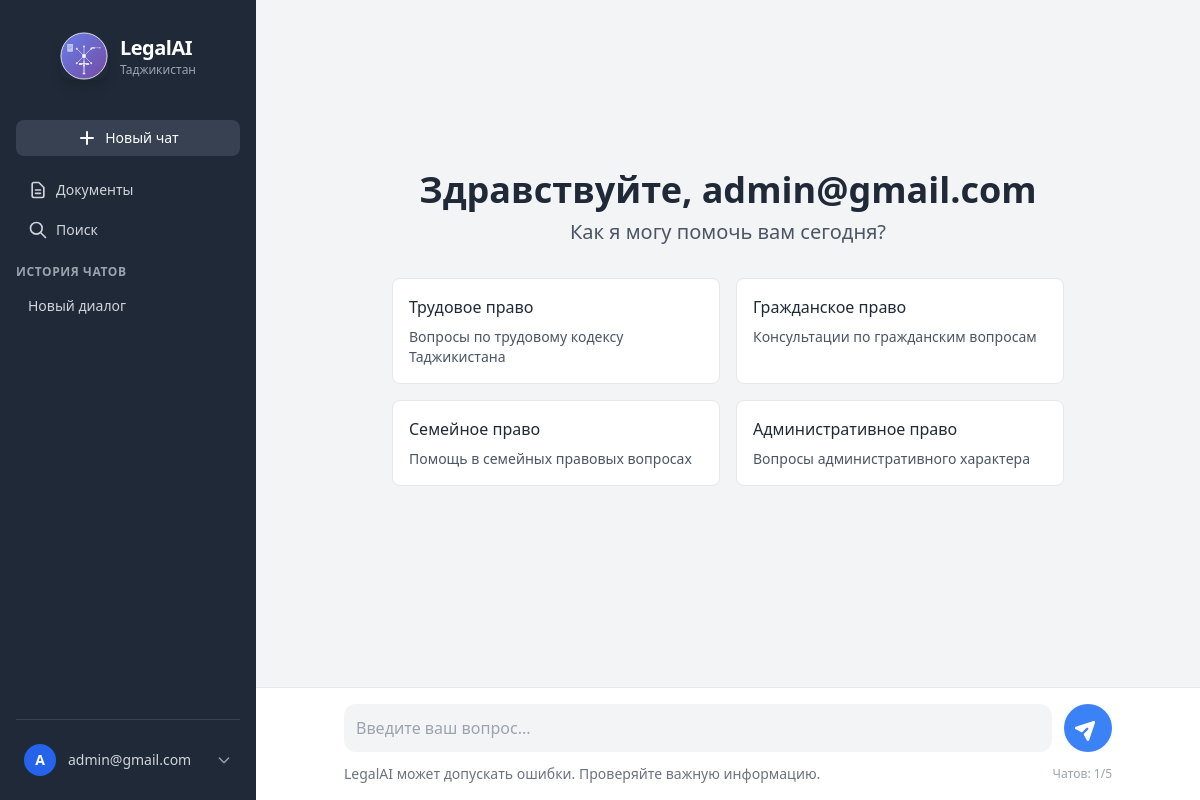
Before: /chat/ (signed in) with the older database file.
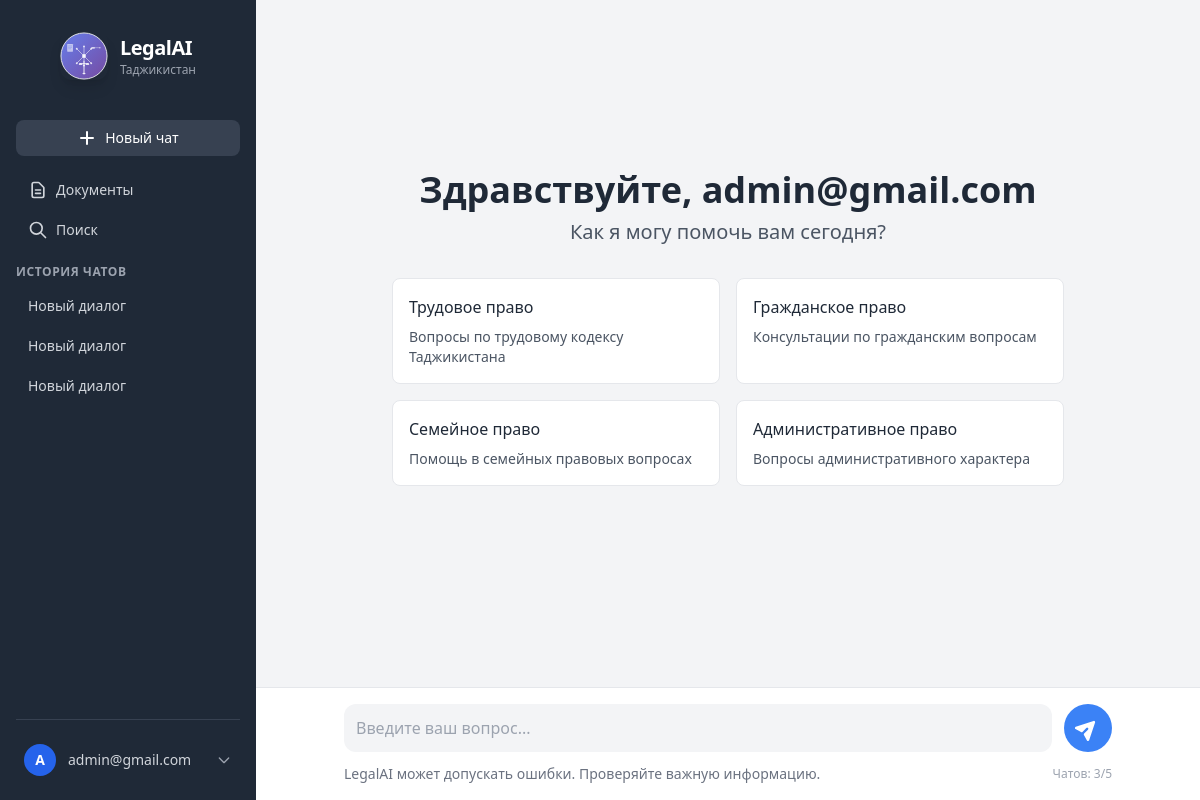
After: the same page with the newer database file.
### chat/models.py (models this page shows, shortened)
class ChatSession(models.Model):
    user = models.ForeignKey(settings.AUTH_USER_MODEL, on_delete=models.CASCADE, related_name='chat_sessions')
    title = models.CharField(max_length=255, blank=True)
    created_at = models.DateTimeField(auto_now_add=True)
    updated_at = models.DateTimeField(auto_now=True)
    is_archived = models.BooleanField(default=False)

### chat/views.py (the view, shortened to what this page needs)
# urls.py: path('chat/', views.index, name='index'),
@login_required
@require_http_methods(["GET", "POST"])
def index(request):
    return render(request, 'chat/index.html', {})

### chat/context_processors.py (called while the page is built)
def sidebar_sessions(request):
    if request.user.is_authenticated:
        sessions = (
            ChatSession.objects.filter(user=request.user)
            .order_by('-updated_at', '-id')[:30]
        )
    else:
        sessions = []
    return {'sidebar_sessions': sessions}

### templates/chat/index.html (shortened to what this page needs)
{% extends 'base.html' %}
{% block content %}
  <div class="flex-1 flex flex-col items-center justify-center p-6">
    <div class="text-center mb-8">
      <h1 class="text-4xl font-bold text-gray-800 mb-2">
        Здравствуйте, {{ user.first_name|default:user.username }}
      </h1>
      <p class="text-xl text-gray-600">Как я могу помочь вам сегодня?</p>
    </div>
    <div class="grid grid-cols-1 md:grid-cols-2 gap-4 mb-8 max-w-2xl w-full">
      <div class="bg-white rounded-lg p-4 border border-gray-200 hover:border-blue-300 cursor-pointer transition-colors">
        <h3 class="font-medium text-gray-800 mb-2">Трудовое право</h3>
        <p class="text-sm text-gray-600">Вопросы по трудовому кодексу Таджикистана</p>
      </div>
      <div class="bg-white rounded-lg p-4 border border-gray-200 hover:border-blue-300 cursor-pointer transition-colors">
        <h3 class="font-medium text-gray-800 mb-2">Гражданское право</h3>
        <p class="text-sm text-gray-600">Консультации по гражданским вопросам</p>
      </div>
      <div class="bg-white rounded-lg p-4 border border-gray-200 hover:border-blue-300 cursor-pointer transition-colors">
        <h3 class="font-medium text-gray-800 mb-2">Семейное право</h3>
        <p class="text-sm text-gray-600">Помощь в семейных правовых вопросах</p>
      </div>
      <div class="bg-white rounded-lg p-4 border border-gray-200 hover:border-blue-300 cursor-pointer transition-colors">
        <h3 class="font-medium text-gray-800 mb-2">Административное право</h3>
        <p class="text-sm text-gray-600">Вопросы административного характера</p>
      </div>
    </div>
  </div>
  <div class="bg-white border-t border-gray-200 p-4">
    {% if user.chat_sessions.count >= 5 %}
      <div class="max-w-3xl mx-auto text-center">
        <div class="bg-yellow-50 border border-yellow-200 rounded-lg p-4 mb-4">
          <div class="flex items-center justify-center mb-2">
            <svg class="w-5 h-5 text-yellow-600 mr-2" fill="currentColor" viewBox="0 0 20 20">
              <path fill-rule="evenodd" d="M8.257 3.099c.765-1.36 2.722-1.36 3.486 0l5.58 9.92c.75 1.334-.213 2.98-1.742 2.98H4.42c-1.53 0-2.493-1.646-1.743-2.98l5.58-9.92zM11 13a1 1 0 11-2 0 1 1 0 012 0zm-1-8a1 1 0 00-1 1v3a1 1 0 002 0V6a1 1 0 00-1-1z" clip-rule="evenodd"></path>
            </svg>
            <h3 class="text-lg font-medium text-yellow-800">Лимит чатов достигнут</h3>
          </div>
          <p class="text-yellow-700 mb-3">Вы достигли максимального лимита в 5 активных чатов.</p>
          <p class="text-sm text-yellow-600">Удалите старые чаты, чтобы создать новые.</p>
        </div>
      </div>
    {% else %}
      <form method="post" action="" class="max-w-3xl mx-auto">
        <div class="flex items-end gap-3">
          <textarea
            name="first_prompt"
            placeholder="Введите ваш вопрос..."
            class="flex-1 p-3 bg-gray-100 rounded-xl resize-none focus:outline-none focus:ring-2 focus:ring-blue-500 transition-shadow"
            rows="1"
            data-auto-resize
            required
          ></textarea>
          <button
            type="submit"
            class="w-12 h-12 flex items-center justify-center bg-blue-500 text-white rounded-full shrink-0 hover:bg-blue-600 transition-colors"
            title="Отправить"
          >
            <svg xmlns="http://www.w3.org/2000/svg" class="h-6 w-6 transform rotate-45" viewBox="0 0 20 20" fill="currentColor">
              <path d="M10.894 2.553a1 1 0 00-1.788 0l-7 14a1 1 0 001.169 1.409l5-1.429A1 1 0 009 15.571V11a1 1 0 112 0v4.571a1 1 0 00.725.962l5 1.428a1 1 0 001.17-1.408l-7-14z" />
            </svg>
          </button>
        </div>
        <div class="flex justify-between items-center mt-3">
          <p class="text-sm text-gray-500">
            LegalAI может допускать ошибки. Проверяйте важную информацию.
          </p>
          <p class="text-xs text-gray-400">
            Чатов: {{ user.chat_sessions.count }}/5
          </p>
        </div>
      </form>
    {% endif %}
  </div>
{% endblock %}

### templates/base.html (shortened to what the changed rows need)
{% load static %}
<!doctype html>
<html lang="ru" class="h-full">
<head>
  <script src="https://cdn.tailwindcss.com"></script>
  <link href="https://cdn.jsdelivr.net/npm/prismjs@1.29.0/themes/prism-tomorrow.min.css" rel="stylesheet" />
  <link rel="stylesheet" href="{% static 'css/app.css' %}">
</head>
<body class="h-full bg-gray-100 font-sans">
  <div class="flex h-full">
    <aside class="w-64 bg-gray-800 text-white flex flex-col p-4 shrink-0">
      <div class="flex items-center justify-center mb-6 py-4">
        <div class="flex items-center gap-3">
          <div class="flex flex-col">
            <h1 class="text-xl font-bold text-white tracking-tight">LegalAI</h1>
          </div>
        </div>
      </div>
      <h2 class="text-xs font-semibold text-gray-400 uppercase tracking-wider mb-2">История чатов</h2>
      <nav class="flex-1 space-y-1">
        {% for s in sidebar_sessions %}
          <div class="group flex items-center justify-between hover:bg-gray-700 rounded-md {% if s.pk == session.pk %}bg-blue-600{% endif %}">
            <a href="{% url 'chat:session_detail' s.pk %}" class="flex-1 px-3 py-2 text-sm text-gray-300 truncate {% if s.pk == session.pk %}text-white{% endif %}">
              {{ s.title|truncatechars:25 }}
            </a>
          </div>
        {% endfor %}
      </nav>
      <div class="mt-auto pt-4 border-t border-gray-700">
        {% if user.is_authenticated %}
          <div class="relative">
            <div class="flex items-center gap-3 cursor-pointer hover:bg-gray-700 rounded-lg p-2 transition-colors" onclick="toggleUserDropdown()">
              <div class="w-8 h-8 bg-blue-600 text-white flex items-center justify-center rounded-full font-bold text-sm">
                {{ user.username.0|upper }}
              </div>
              <span class="text-sm text-gray-300">{{ user.username }}</span>
              <svg class="w-4 h-4 text-gray-400 ml-auto transition-transform duration-200" id="dropdown-arrow" xmlns="http://www.w3.org/2000/svg" fill="none" viewBox="0 0 24 24" stroke="currentColor">
                <path stroke-linecap="round" stroke-linejoin="round" stroke-width="2" d="M19 9l-7 7-7-7" />
              </svg>
            </div>
          </div>
        {% else %}
          <a href="{% url 'login' %}" class="block w-full text-center px-4 py-2 bg-blue-600 hover:bg-blue-700 rounded-lg transition-colors">Вход</a>
        {% endif %}
      </div>
    </aside>
    <main class="flex-1 flex flex-col">
      {% block content %}{% endblock %}
    </main>
  </div>
</body>
</html>

Changed rows visible on the page:
added ChatSession: title "Новый диалог"
added ChatSession: title "Новый диалог"
Other visible differences:
{{ user.chat_sessions.count }}: "1" → "3"
